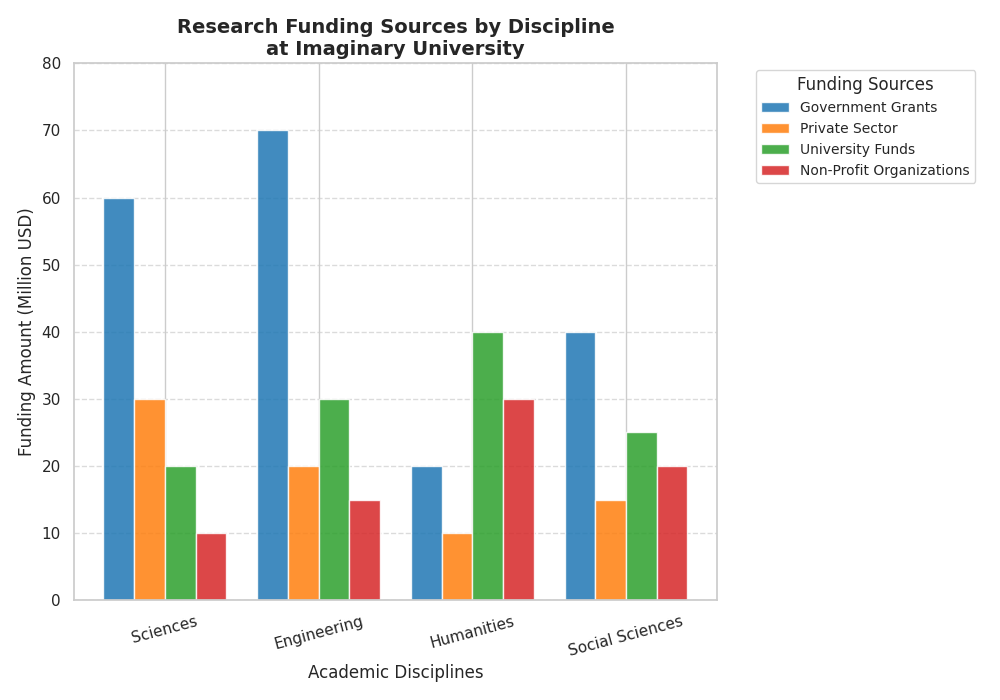

This figure's Python source:
import matplotlib.pyplot as plt
import numpy as np

# Define disciplines and funding sources
disciplines = ['Sciences', 'Engineering', 'Humanities', 'Social Sciences']
funding_sources = ['Government Grants', 'Private Sector', 'University Funds', 'Non-Profit Organizations']

# Data: Amount of funding in million USD
funding_data = np.array([
    [60, 30, 20, 10],  # Sciences
    [70, 20, 30, 15],  # Engineering
    [20, 10, 40, 30],  # Humanities
    [40, 15, 25, 20],  # Social Sciences
])

# Number of disciplines and sources
num_disciplines = len(disciplines)
num_sources = len(funding_sources)

# Set width of bar
bar_width = 0.2

# Set up colors for different funding sources
colors = ['#1f77b4', '#ff7f0e', '#2ca02c', '#d62728']

# Create the grouped bar chart
fig, ax = plt.subplots(figsize=(10, 7))
index = np.arange(num_disciplines)

# Plot bars for each funding source
for i, source in enumerate(funding_sources):
    ax.bar(index + i*bar_width, funding_data[:, i], width=bar_width, label=source, color=colors[i], alpha=0.85)

# Adding details to the plot
ax.set_title("Research Funding Sources by Discipline\nat Imaginary University", fontsize=14, fontweight='bold')
ax.set_xlabel('Academic Disciplines', fontsize=12)
ax.set_ylabel('Funding Amount (Million USD)', fontsize=12)
ax.set_xticks(index + bar_width * (num_sources - 1) / 2)
ax.set_xticklabels(disciplines)
ax.legend(title='Funding Sources', loc='upper left', bbox_to_anchor=(1.05, 1), fontsize='small')

# Customize the y-axis
ax.set_yticks(np.arange(0, 81, 10))
ax.yaxis.grid(True, linestyle='--', alpha=0.7)

# Rotate x-axis labels if needed
plt.xticks(rotation=15)

# Automatically adjust layout for better fit
plt.tight_layout()

# Show the plot
plt.show()
